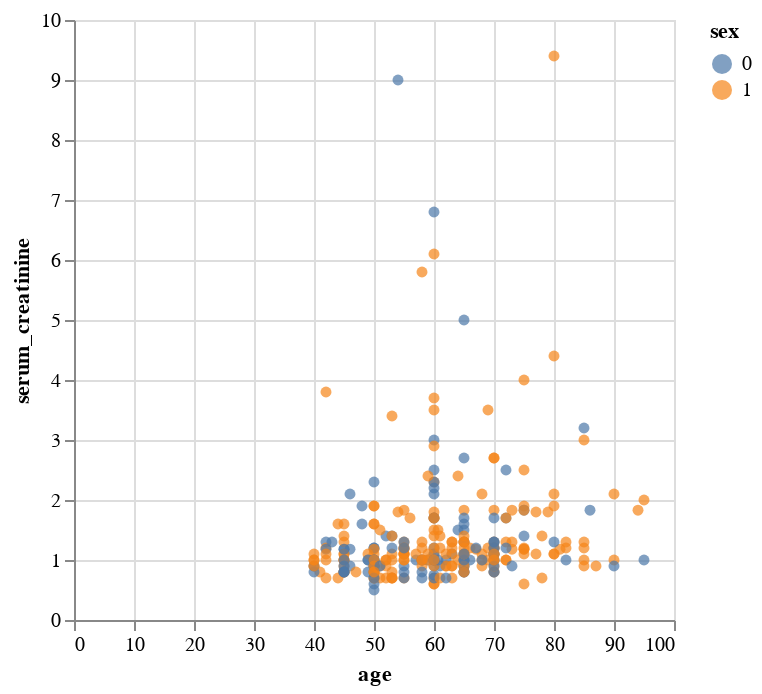

Notebook cell for this chart:
### Markdown cell above
**Scatter Plot** to examine relationships between continuous variables
A scatter plot to explore the relationship between continuous variables, colored by death event. We do not see any clear cut pattern.

### Code cell
alt.Chart(data).mark_circle().encode(
    x = 'age:Q',
    y = 'serum_creatinine',
    color="sex:N",
    # color = alt.Color('DEATH_EVENT', scale = alt.Scale(scheme = 'spectral')),
    tooltip = ["age", "serum_creatinine"]
)

### Figure 1 — Vega-Lite specification as saved in the notebook (floating-point values rounded to 4 significant figures; data arrays with more than 128 entries replaced by an {"elided": "..."} marker saying what was removed)
{"config": {"view": {"continuousWidth": 300, "continuousHeight": 300}}, "data": {"name": "data-bf7a88f5ce330528452de66944dd6b3a"}, "mark": {"type": "circle"}, "encoding": {"color": {"field": "sex", "type": "nominal"}, "tooltip": [{"field": "age", "type": "quantitative"}, {"field": "serum_creatinine", "type": "quantitative"}], "x": {"field": "age", "type": "quantitative"}, "y": {"field": "serum_creatinine", "type": "quantitative"}}, "$schema": "https://vega.github.io/schema/vega-lite/v5.8.0.json", "datasets": {"data-bf7a88f5ce330528452de66944dd6b3a": {"elided": "299 records"}}}
